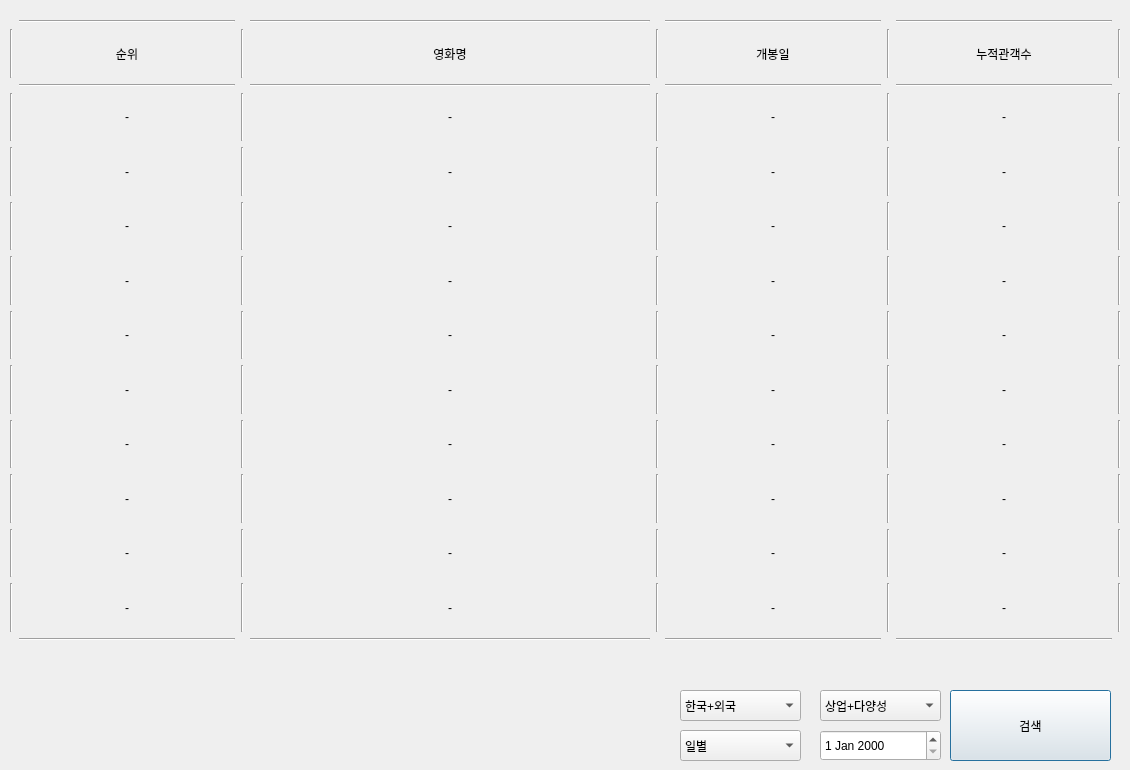
       <widget class="QWidget" name="tab_5">
        <attribute name="title">
         <string>박스오피스</string>
        </attribute>
        <widget class="QWidget" name="layoutWidget">
         <property name="geometry">
          <rect>
           <x>10</x>
           <y>20</y>
           <width>1111</width>
           <height>621</height>
          </rect>
         </property>
         <layout class="QGridLayout" name="gridLayout">
          <item row="5" column="3">
           <widget class="QLabel" name="movieNm_2">
            <property name="text">
             <string>-</string>
            </property>
            <property name="alignment">
             <set>Qt::AlignCenter</set>
            </property>
           </widget>
          </item>
          <item row="1" column="1">
           <widget class="QLabel" name="rank_label">
            <property name="text">
             <string>순위</string>
            </property>
            <property name="alignment">
             <set>Qt::AlignCenter</set>
            </property>
           </widget>
          </item>
          <item row="5" column="7">
           <widget class="QLabel" name="audiAcc_2">
            <property name="text">
             <string>-</string>
            </property>
            <property name="alignment">
             <set>Qt::AlignCenter</set>
            </property>
           </widget>
          </item>
          <item row="9" column="3">
           <widget class="QLabel" name="movieNm_6">
            <property name="text">
             <string>-</string>
            </property>
            <property name="alignment">
             <set>Qt::AlignCenter</set>
            </property>
           </widget>
          </item>
          <item row="12" column="7">
           <widget class="QLabel" name="audiAcc_9">
            <property name="text">
             <string>-</string>
            </property>
            <property name="alignment">
             <set>Qt::AlignCenter</set>
            </property>
           </widget>
          </item>
          <item row="4" column="1">
           <widget class="QLabel" name="rank_1">
            <property name="text">
             <string>-</string>
            </property>
            <property name="alignment">
             <set>Qt::AlignCenter</set>
            </property>
           </widget>
          </item>
          <item row="9" column="5">
           <widget class="QLabel" name="openDt_6">
            <property name="text">
             <string>-</string>
            </property>
            <property name="alignment">
             <set>Qt::AlignCenter</set>
            </property>
           </widget>
          </item>
          <item row="4" column="7">
           <widget class="QLabel" name="audiAcc_1">
            <property name="text">
             <string>-</string>
            </property>
            <property name="alignment">
             <set>Qt::AlignCenter</set>
            </property>
           </widget>
          </item>
          <item row="1" column="4">
           <widget class="Line" name="line_8">
            <property name="orientation">
             <enum>Qt::Vertical</enum>
            </property>
           </widget>
          </item>
          <item row="12" column="1">
           <widget class="QLabel" name="rank_9">
            <property name="text">
             <string>-</string>
            </property>
            <property name="alignment">
             <set>Qt::AlignCenter</set>
            </property>
           </widget>
          </item>
          <item row="1" column="2">
           <widget class="Line" name="line_7">
            <property name="orientation">
             <enum>Qt::Vertical</enum>
            </property>
           </widget>
          </item>
          <item row="13" column="1">
           <widget class="Line" name="line_10">
            <property name="orientation">
             <enum>Qt::Horizontal</enum>
            </property>
           </widget>
          </item>
          <item row="13" column="5">
           <widget class="Line" name="line_13">
            <property name="orientation">
             <enum>Qt::Horizontal</enum>
            </property>
           </widget>
          </item>
          <item row="13" column="7">
           <widget class="Line" name="line_14">
            <property name="orientation">
             <enum>Qt::Horizontal</enum>
            </property>
           </widget>
          </item>
          <item row="13" column="3">
           <widget class="Line" name="line_11">
            <property name="orientation">
             <enum>Qt::Horizontal</enum>
            </property>
           </widget>
          </item>
          <item row="11" column="7">
           <widget class="QLabel" name="audiAcc_8">
            <property name="text">
             <string>-</string>
            </property>
            <property name="alignment">
             <set>Qt::AlignCenter</set>
            </property>
           </widget>
          </item>
          <item row="8" column="7">
           <widget class="QLabel" name="audiAcc_5">
            <property name="text">
             <string>-</string>
            </property>
            <property name="alignment">
             <set>Qt::AlignCenter</set>
            </property>
           </widget>
          </item>
          <item row="11" column="1">
           <widget class="QLabel" name="rank_8">
            <property name="text">
             <string>-</string>
            </property>
            <property name="alignment">
             <set>Qt::AlignCenter</set>
            </property>
           </widget>
          </item>
          <item row="9" column="1">
           <widget class="QLabel" name="rank_6">
            <property name="text">
             <string>-</string>
            </property>
            <property name="alignment">
             <set>Qt::AlignCenter</set>
            </property>
           </widget>
          </item>
          <item row="6" column="3">
           <widget class="QLabel" name="movieNm_3">
            <property name="text">
             <string>-</string>
            </property>
            <property name="alignment">
             <set>Qt::AlignCenter</set>
            </property>
           </widget>
          </item>
          <item row="8" column="1">
           <widget class="QLabel" name="rank_5">
            <property name="text">
             <string>-</string>
            </property>
            <property name="alignment">
             <set>Qt::AlignCenter</set>
            </property>
           </widget>
          </item>
          <item row="3" column="3">
           <widget class="QLabel" name="movieNm_0">
            <property name="minimumSize">
             <size>
              <width>400</width>
              <height>0</height>
             </size>
            </property>
            <property name="text">
             <string>-</string>
            </property>
            <property name="alignment">
             <set>Qt::AlignCenter</set>
            </property>
           </widget>
          </item>
          <item row="6" column="5">
           <widget class="QLabel" name="openDt_3">
            <property name="text">
             <string>-</string>
            </property>
            <property name="alignment">
             <set>Qt::AlignCenter</set>
            </property>
           </widget>
          </item>
          <item row="3" column="1">
           <widget class="QLabel" name="rank_0">
            <property name="text">
             <string>-</string>
            </property>
            <property name="alignment">
             <set>Qt::AlignCenter</set>
            </property>
           </widget>
          </item>
          <item row="2" column="1">
           <widget class="Line" name="line_3">
            <property name="orientation">
             <enum>Qt::Horizontal</enum>
            </property>
           </widget>
          </item>
          <item row="6" column="7">
           <widget class="QLabel" name="audiAcc_3">
            <property name="text">
             <string>-</string>
            </property>
            <property name="alignment">
             <set>Qt::AlignCenter</set>
            </property>
           </widget>
          </item>
          <item row="7" column="1">
           <widget class="QLabel" name="rank_4">
            <property name="text">
             <string>-</string>
            </property>
            <property name="alignment">
             <set>Qt::AlignCenter</set>
            </property>
           </widget>
          </item>
          <item row="1" column="6">
           <widget class="Line" name="line_9">
            <property name="orientation">
             <enum>Qt::Vertical</enum>
            </property>
           </widget>
          </item>
          <item row="2" column="5">
           <widget class="Line" name="line_5">
            <property name="orientation">
             <enum>Qt::Horizontal</enum>
            </property>
           </widget>
          </item>
          <item row="2" column="3">
           <widget class="Line" name="line_4">
            <property name="orientation">
             <enum>Qt::Horizontal</enum>
            </property>
           </widget>
          </item>
          <item row="2" column="7">
           <widget class="Line" name="line_6">
            <property name="orientation">
             <enum>Qt::Horizontal</enum>
            </property>
           </widget>
          </item>
          <item row="6" column="1">
           <widget class="QLabel" name="rank_3">
            <property name="text">
             <string>-</string>
            </property>
            <property name="alignment">
             <set>Qt::AlignCenter</set>
            </property>
           </widget>
          </item>
          <item row="3" column="5">
           <widget class="QLabel" name="openDt_0">
            <property name="text">
             <string>-</string>
            </property>
            <property name="alignment">
             <set>Qt::AlignCenter</set>
            </property>
           </widget>
          </item>
          <item row="11" column="5">
           <widget class="QLabel" name="openDt_8">
            <property name="text">
             <string>-</string>
            </property>
            <property name="alignment">
             <set>Qt::AlignCenter</set>
            </property>
           </widget>
          </item>
          <item row="7" column="3">
           <widget class="QLabel" name="movieNm_4">
            <property name="text">
             <string>-</string>
            </property>
            <property name="alignment">
             <set>Qt::AlignCenter</set>
            </property>
           </widget>
          </item>
          <item row="8" column="3">
           <widget class="QLabel" name="movieNm_5">
            <property name="text">
             <string>-</string>
            </property>
            <property name="alignment">
             <set>Qt::AlignCenter</set>
            </property>
           </widget>
          </item>
          <item row="3" column="7">
           <widget class="QLabel" name="audiAcc_0">
            <property name="text">
             <string>-</string>
            </property>
            <property name="alignment">
             <set>Qt::AlignCenter</set>
            </property>
           </widget>
          </item>
          <item row="7" column="7">
           <widget class="QLabel" name="audiAcc_4">
            <property name="text">
             <string>-</string>
            </property>
            <property name="alignment">
             <set>Qt::AlignCenter</set>
            </property>
           </widget>
          </item>
          <item row="1" column="3">
           <widget class="QLabel" name="movieNm_label">
            <property name="text">
             <string>영화명</string>
            </property>
            <property name="alignment">
             <set>Qt::AlignCenter</set>
            </property>
           </widget>
          </item>
          <item row="1" column="8">
           <widget class="Line" name="line_18">
            <property name="orientation">
             <enum>Qt::Vertical</enum>
            </property>
           </widget>
          </item>
          <item row="3" column="0">
           <widget class="Line" name="line_80">
            <property name="orientation">
             <enum>Qt::Vertical</enum>
            </property>
           </widget>
          </item>
          <item row="4" column="5">
           <widget class="QLabel" name="openDt_1">
            <property name="text">
             <string>-</string>
            </property>
            <property name="alignment">
             <set>Qt::AlignCenter</set>
            </property>
           </widget>
          </item>
          <item row="4" column="0">
           <widget class="Line" name="line_81">
            <property name="orientation">
             <enum>Qt::Vertical</enum>
            </property>
           </widget>
          </item>
          <item row="5" column="0">
           <widget class="Line" name="line_82">
            <property name="orientation">
             <enum>Qt::Vertical</enum>
            </property>
           </widget>
          </item>
          <item row="12" column="3">
           <widget class="QLabel" name="movieNm_9">
            <property name="text">
             <string>-</string>
            </property>
            <property name="alignment">
             <set>Qt::AlignCenter</set>
            </property>
           </widget>
          </item>
          <item row="10" column="3">
           <widget class="QLabel" name="movieNm_7">
            <property name="text">
             <string>-</string>
            </property>
            <property name="alignment">
             <set>Qt::AlignCenter</set>
            </property>
           </widget>
          </item>
          <item row="10" column="1">
           <widget class="QLabel" name="rank_7">
            <property name="text">
             <string>-</string>
            </property>
            <property name="alignment">
             <set>Qt::AlignCenter</set>
            </property>
           </widget>
          </item>
          <item row="11" column="3">
           <widget class="QLabel" name="movieNm_8">
            <property name="text">
             <string>-</string>
            </property>
            <property name="alignment">
             <set>Qt::AlignCenter</set>
            </property>
           </widget>
          </item>
          <item row="1" column="7">
           <widget class="QLabel" name="audiAcc_label">
            <property name="text">
             <string>누적관객수</string>
            </property>
            <property name="alignment">
             <set>Qt::AlignCenter</set>
            </property>
           </widget>
          </item>
          <item row="0" column="7">
           <widget class="Line" name="line_17">
            <property name="orientation">
             <enum>Qt::Horizontal</enum>
            </property>
           </widget>
          </item>
          <item row="6" column="0">
           <widget class="Line" name="line_83">
            <property name="orientation">
             <enum>Qt::Vertical</enum>
            </property>
           </widget>
          </item>
          <item row="7" column="0">
           <widget class="Line" name="line_84">
            <property name="orientation">
             <enum>Qt::Vertical</enum>
            </property>
           </widget>
          </item>
          <item row="10" column="7">
           <widget class="QLabel" name="audiAcc_7">
            <property name="text">
             <string>-</string>
            </property>
            <property name="alignment">
             <set>Qt::AlignCenter</set>
            </property>
           </widget>
          </item>
          <item row="10" column="5">
           <widget class="QLabel" name="openDt_7">
            <property name="text">
             <string>-</string>
            </property>
            <property name="alignment">
             <set>Qt::AlignCenter</set>
            </property>
           </widget>
          </item>
          <item row="8" column="0">
           <widget class="Line" name="line_85">
            <property name="orientation">
             <enum>Qt::Vertical</enum>
            </property>
           </widget>
          </item>
          <item row="0" column="1">
           <widget class="Line" name="line_2">
            <property name="orientation">
             <enum>Qt::Horizontal</enum>
            </property>
           </widget>
          </item>
          <item row="9" column="7">
           <widget class="QLabel" name="audiAcc_6">
            <property name="text">
             <string>-</string>
            </property>
            <property name="alignment">
             <set>Qt::AlignCenter</set>
            </property>
           </widget>
          </item>
          <item row="9" column="0">
           <widget class="Line" name="line_86">
            <property name="orientation">
             <enum>Qt::Vertical</enum>
            </property>
           </widget>
          </item>
          <item row="5" column="1">
           <widget class="QLabel" name="rank_2">
            <property name="text">
             <string>-</string>
            </property>
            <property name="alignment">
             <set>Qt::AlignCenter</set>
            </property>
           </widget>
          </item>
          <item row="10" column="0">
           <widget class="Line" name="line_87">
            <property name="orientation">
             <enum>Qt::Vertical</enum>
            </property>
           </widget>
          </item>
          <item row="8" column="5">
           <widget class="QLabel" name="openDt_5">
            <property name="text">
             <string>-</string>
            </property>
            <property name="alignment">
             <set>Qt::AlignCenter</set>
            </property>
           </widget>
          </item>
          <item row="1" column="5">
           <widget class="QLabel" name="openDt_label">
            <property name="text">
             <string>개봉일</string>
            </property>
            <property name="alignment">
             <set>Qt::AlignCenter</set>
            </property>
           </widget>
          </item>
          <item row="0" column="5">
           <widget class="Line" name="line_16">
            <property name="orientation">
             <enum>Qt::Horizontal</enum>
            </property>
           </widget>
          </item>
          <item row="0" column="3">
           <widget class="Line" name="line_15">
            <property name="orientation">
             <enum>Qt::Horizontal</enum>
            </property>
           </widget>
          </item>
          <item row="4" column="3">
           <widget class="QLabel" name="movieNm_1">
            <property name="text">
             <string>-</string>
            </property>
            <property name="alignment">
             <set>Qt::AlignCenter</set>
            </property>
           </widget>
          </item>
          <item row="1" column="0">
           <widget class="Line" name="line">
            <property name="orientation">
             <enum>Qt::Vertical</enum>
            </property>
           </widget>
          </item>
          <item row="5" column="5">
           <widget class="QLabel" name="openDt_2">
            <property name="text">
             <string>-</string>
            </property>
            <property name="alignment">
             <set>Qt::AlignCenter</set>
            </property>
           </widget>
          </item>
          <item row="12" column="5">
           <widget class="QLabel" name="openDt_9">
            <property name="text">
             <string>-</string>
            </property>
            <property name="alignment">
             <set>Qt::AlignCenter</set>
            </property>
           </widget>
          </item>
          <item row="7" column="5">
           <widget class="QLabel" name="openDt_4">
            <property name="text">
             <string>-</string>
            </property>
            <property name="alignment">
             <set>Qt::AlignCenter</set>
            </property>
           </widget>
          </item>
          <item row="6" column="8">
           <widget class="Line" name="line_93">
            <property name="orientation">
             <enum>Qt::Vertical</enum>
            </property>
           </widget>
          </item>
          <item row="8" column="8">
           <widget class="Line" name="line_95">
            <property name="orientation">
             <enum>Qt::Vertical</enum>
            </property>
           </widget>
          </item>
          <item row="5" column="8">
           <widget class="Line" name="line_92">
            <property name="orientation">
             <enum>Qt::Vertical</enum>
            </property>
           </widget>
          </item>
          <item row="9" column="8">
           <widget class="Line" name="line_96">
            <property name="orientation">
             <enum>Qt::Vertical</enum>
            </property>
           </widget>
          </item>
          <item row="12" column="0">
           <widget class="Line" name="line_89">
            <property name="orientation">
             <enum>Qt::Vertical</enum>
            </property>
           </widget>
          </item>
          <item row="3" column="8">
           <widget class="Line" name="line_90">
            <property name="orientation">
             <enum>Qt::Vertical</enum>
            </property>
           </widget>
          </item>
          <item row="10" column="8">
           <widget class="Line" name="line_97">
            <property name="orientation">
             <enum>Qt::Vertical</enum>
            </property>
           </widget>
          </item>
          <item row="11" column="0">
           <widget class="Line" name="line_88">
            <property name="orientation">
             <enum>Qt::Vertical</enum>
            </property>
           </widget>
          </item>
          <item row="4" column="8">
           <widget class="Line" name="line_91">
            <property name="orientation">
             <enum>Qt::Vertical</enum>
            </property>
           </widget>
          </item>
          <item row="7" column="8">
           <widget class="Line" name="line_94">
            <property name="orientation">
             <enum>Qt::Vertical</enum>
            </property>
           </widget>
          </item>
          <item row="12" column="6">
           <widget class="Line" name="line_129">
            <property name="orientation">
             <enum>Qt::Vertical</enum>
            </property>
           </widget>
          </item>
          <item row="12" column="2">
           <widget class="Line" name="line_109">
            <property name="orientation">
             <enum>Qt::Vertical</enum>
            </property>
           </widget>
          </item>
          <item row="9" column="6">
           <widget class="Line" name="line_126">
            <property name="orientation">
             <enum>Qt::Vertical</enum>
            </property>
           </widget>
          </item>
          <item row="8" column="4">
           <widget class="Line" name="line_115">
            <property name="orientation">
             <enum>Qt::Vertical</enum>
            </property>
           </widget>
          </item>
          <item row="6" column="4">
           <widget class="Line" name="line_113">
            <property name="orientation">
             <enum>Qt::Vertical</enum>
            </property>
           </widget>
          </item>
          <item row="3" column="6">
           <widget class="Line" name="line_120">
            <property name="orientation">
             <enum>Qt::Vertical</enum>
            </property>
           </widget>
          </item>
          <item row="11" column="4">
           <widget class="Line" name="line_118">
            <property name="orientation">
             <enum>Qt::Vertical</enum>
            </property>
           </widget>
          </item>
          <item row="7" column="6">
           <widget class="Line" name="line_124">
            <property name="orientation">
             <enum>Qt::Vertical</enum>
            </property>
           </widget>
          </item>
          <item row="11" column="6">
           <widget class="Line" name="line_128">
            <property name="orientation">
             <enum>Qt::Vertical</enum>
            </property>
           </widget>
          </item>
          <item row="3" column="4">
           <widget class="Line" name="line_110">
            <property name="orientation">
             <enum>Qt::Vertical</enum>
            </property>
           </widget>
          </item>
          <item row="4" column="6">
           <widget class="Line" name="line_121">
            <property name="orientation">
             <enum>Qt::Vertical</enum>
            </property>
           </widget>
          </item>
          <item row="4" column="4">
           <widget class="Line" name="line_111">
            <property name="orientation">
             <enum>Qt::Vertical</enum>
            </property>
           </widget>
          </item>
          <item row="7" column="4">
           <widget class="Line" name="line_114">
            <property name="orientation">
             <enum>Qt::Vertical</enum>
            </property>
           </widget>
          </item>
          <item row="5" column="4">
           <widget class="Line" name="line_112">
            <property name="orientation">
             <enum>Qt::Vertical</enum>
            </property>
           </widget>
          </item>
          <item row="10" column="4">
           <widget class="Line" name="line_117">
            <property name="orientation">
             <enum>Qt::Vertical</enum>
            </property>
           </widget>
          </item>
          <item row="9" column="4">
           <widget class="Line" name="line_116">
            <property name="orientation">
             <enum>Qt::Vertical</enum>
            </property>
           </widget>
          </item>
          <item row="12" column="4">
           <widget class="Line" name="line_119">
            <property name="orientation">
             <enum>Qt::Vertical</enum>
            </property>
           </widget>
          </item>
          <item row="8" column="6">
           <widget class="Line" name="line_125">
            <property name="orientation">
             <enum>Qt::Vertical</enum>
            </property>
           </widget>
          </item>
          <item row="10" column="6">
           <widget class="Line" name="line_127">
            <property name="orientation">
             <enum>Qt::Vertical</enum>
            </property>
           </widget>
          </item>
          <item row="6" column="6">
           <widget class="Line" name="line_123">
            <property name="orientation">
             <enum>Qt::Vertical</enum>
            </property>
           </widget>
          </item>
          <item row="5" column="6">
           <widget class="Line" name="line_122">
            <property name="orientation">
             <enum>Qt::Vertical</enum>
            </property>
           </widget>
          </item>
          <item row="11" column="2">
           <widget class="Line" name="line_108">
            <property name="orientation">
             <enum>Qt::Vertical</enum>
            </property>
           </widget>
          </item>
          <item row="8" column="2">
           <widget class="Line" name="line_105">
            <property name="orientation">
             <enum>Qt::Vertical</enum>
            </property>
           </widget>
          </item>
          <item row="10" column="2">
           <widget class="Line" name="line_107">
            <property name="orientation">
             <enum>Qt::Vertical</enum>
            </property>
           </widget>
          </item>
          <item row="7" column="2">
           <widget class="Line" name="line_104">
            <property name="orientation">
             <enum>Qt::Vertical</enum>
            </property>
           </widget>
          </item>
          <item row="4" column="2">
           <widget class="Line" name="line_101">
            <property name="orientation">
             <enum>Qt::Vertical</enum>
            </property>
           </widget>
          </item>
          <item row="5" column="2">
           <widget class="Line" name="line_102">
            <property name="orientation">
             <enum>Qt::Vertical</enum>
            </property>
           </widget>
          </item>
          <item row="11" column="8">
           <widget class="Line" name="line_98">
            <property name="orientation">
             <enum>Qt::Vertical</enum>
            </property>
           </widget>
          </item>
          <item row="6" column="2">
           <widget class="Line" name="line_103">
            <property name="orientation">
             <enum>Qt::Vertical</enum>
            </property>
           </widget>
          </item>
          <item row="12" column="8">
           <widget class="Line" name="line_99">
            <property name="orientation">
             <enum>Qt::Vertical</enum>
            </property>
           </widget>
          </item>
          <item row="3" column="2">
           <widget class="Line" name="line_100">
            <property name="orientation">
             <enum>Qt::Vertical</enum>
            </property>
           </widget>
          </item>
          <item row="9" column="2">
           <widget class="Line" name="line_106">
            <property name="orientation">
             <enum>Qt::Vertical</enum>
            </property>
           </widget>
          </item>
         </layout>
        </widget>
        <widget class="QDateEdit" name="dateEdit_Movie">
         <property name="geometry">
          <rect>
           <x>820</x>
           <y>730</y>
           <width>121</width>
           <height>31</height>
          </rect>
         </property>
        </widget>
        <widget class="QComboBox" name="mComboBox_type">
         <property name="geometry">
          <rect>
           <x>680</x>
           <y>730</y>
           <width>121</width>
           <height>31</height>
          </rect>
         </property>
         <item>
          <property name="text">
           <string>일별</string>
          </property>
         </item>
         <item>
          <property name="text">
           <string>주간(월~일)</string>
          </property>
         </item>
         <item>
          <property name="text">
           <string>주말(금~일)</string>
          </property>
         </item>
         <item>
          <property name="text">
           <string>주중(월~목)</string>
          </property>
         </item>
        </widget>
        <widget class="QComboBox" name="mComboBox_multi">
         <property name="geometry">
          <rect>
           <x>820</x>
           <y>690</y>
           <width>121</width>
           <height>31</height>
          </rect>
         </property>
         <item>
          <property name="text">
           <string>상업+다양성</string>
          </property>
         </item>
         <item>
          <property name="text">
           <string>상업영화</string>
          </property>
         </item>
         <item>
          <property name="text">
           <string>다양성영화</string>
          </property>
         </item>
        </widget>
        <widget class="QComboBox" name="mComboBox_nation">
         <property name="geometry">
          <rect>
           <x>680</x>
           <y>690</y>
           <width>121</width>
           <height>31</height>
          </rect>
         </property>
         <item>
          <property name="text">
           <string>한국+외국</string>
          </property>
         </item>
         <item>
          <property name="text">
           <string>한국영화</string>
          </property>
         </item>
         <item>
          <property name="text">
           <string>외국영화</string>
          </property>
         </item>
        </widget>
        <widget class="QPushButton" name="movieButton">
         <property name="geometry">
          <rect>
           <x>950</x>
           <y>690</y>
           <width>161</width>
           <height>71</height>
          </rect>
         </property>
         <property name="text">
          <string>검색</string>
         </property>
         <property name="checkable">
          <bool>true</bool>
         </property>
         <property name="default">
          <bool>true</bool>
         </property>
        </widget>
       </widget>
